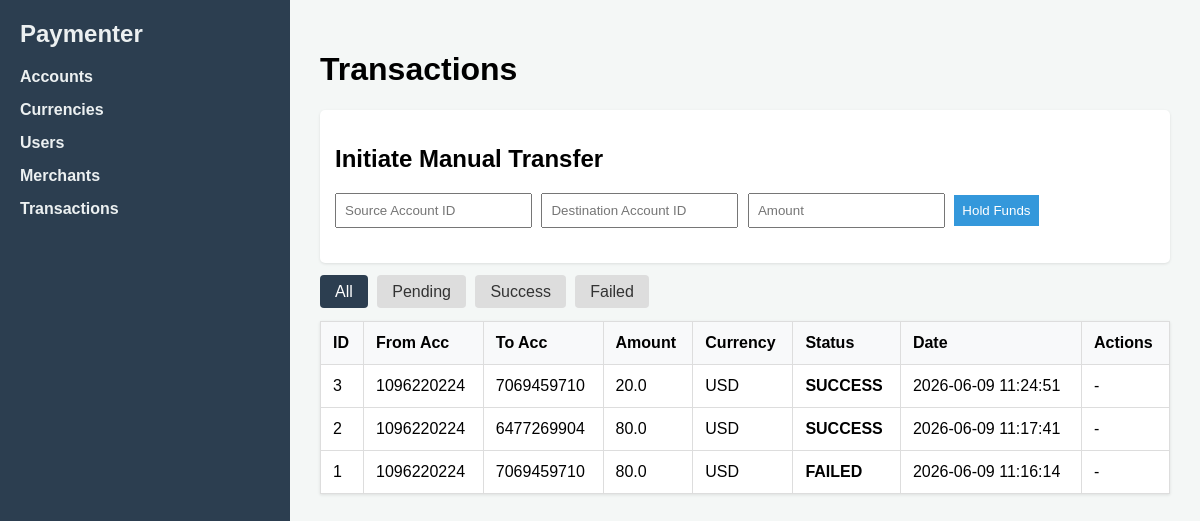
The page /transactions/ on the database as committed earlier.
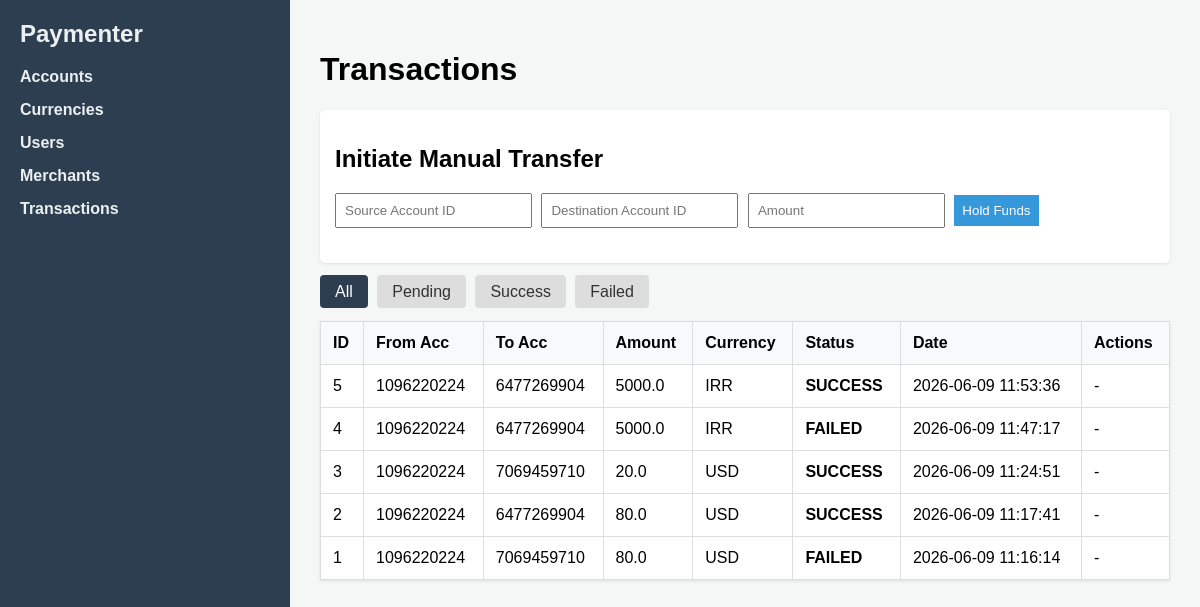
The same page on the database as committed later.
### tables this page shows
CREATE TABLE transactions (
            id INTEGER PRIMARY KEY AUTOINCREMENT,
            merchant_id INTEGER,
            from_account_id INTEGER NOT NULL,
            to_account_id INTEGER NOT NULL,
            amount REAL NOT NULL,
            currency_id INTEGER NOT NULL,
            status TEXT NOT NULL,
            created_at TIMESTAMP DEFAULT CURRENT_TIMESTAMP,
            FOREIGN KEY (merchant_id) REFERENCES merchants(id),
            FOREIGN KEY (from_account_id) REFERENCES accounts(id),
            FOREIGN KEY (to_account_id) REFERENCES accounts(id),
            FOREIGN KEY (currency_id) REFERENCES currencies(id)
        );

CREATE TABLE accounts (
            id INTEGER PRIMARY KEY AUTOINCREMENT,
            user_id INTEGER NOT NULL,
            currency_id INTEGER NOT NULL,
            account_number TEXT NOT NULL UNIQUE,
            card_number TEXT NOT NULL UNIQUE,
            balance REAL NOT NULL DEFAULT 0.0,
            FOREIGN KEY (user_id) REFERENCES users(id),
            FOREIGN KEY (currency_id) REFERENCES currencies(id)
        );

CREATE TABLE currencies (
            id INTEGER PRIMARY KEY AUTOINCREMENT,
            name TEXT NOT NULL,
            code TEXT NOT NULL UNIQUE,
            is_active BOOLEAN NOT NULL DEFAULT 1
        );

### controllers/transaction_controller.py (the view)
@transaction_bp.route('/', methods=['GET'])
def index():
    status_filter = request.args.get('status', '')
    transactions = transaction_service.get_transactions(status_filter if status_filter else None)
    return render_template('transactions.html', transactions=transactions, current_filter=status_filter)

### database/connection.py (called while the page is built)
def get_db_connection():
    if not os.path.exists(DB_DIR):
        os.makedirs(DB_DIR)
    conn = sqlite3.connect(DB_PATH)
    conn.row_factory = sqlite3.Row  # Allows accessing columns by name
    conn.execute("PRAGMA foreign_keys = ON;")  # Enforce relational integrity
    return conn

### repositories/transaction_repo.py (called while the page is built)
def get_all(status=None):
    conn = get_db_connection()
    sql = """
        SELECT t.id, t.amount, t.status, t.created_at,
               from_acc.account_number as from_account,
               to_acc.account_number as to_account,
               c.code as currency_code
        FROM transactions t
        LEFT JOIN accounts from_acc ON t.from_account_id = from_acc.id
        LEFT JOIN accounts to_acc ON t.to_account_id = to_acc.id
        LEFT JOIN currencies c ON t.currency_id = c.id
    """
    params = []
    if status:
        sql += " WHERE t.status = ?"
        params.append(status)
    sql += " ORDER BY t.created_at DESC"
    transactions = conn.execute(sql, params).fetchall()
    conn.close()
    return transactions

### services/transaction_service.py (called while the page is built)
def get_transactions(status=None):
    return transaction_repo.get_all(status)

### templates/transactions.html (shortened to what this page needs)
{% extends 'base.html' %}
{% block head %}
    <link rel="stylesheet" href="{{ url_for('static', filename='css/transaction.css') }}">
{% endblock %}
{% block body %}
<h1>Transactions</h1>
<div class="form-container">
    <h2>Initiate Manual Transfer</h2>
    <form action="{{ url_for('transactions.create') }}" method="POST">
        <input type="number" name="from_account_id" placeholder="Source Account ID" required>
        <input type="number" name="to_account_id" placeholder="Destination Account ID" required>
        <input type="number" name="amount" step="0.01" placeholder="Amount" required>
        <button type="submit">Hold Funds</button>
    </form>
</div>
<div class="filter-container">
    <a href="{{ url_for('transactions.index') }}" class="{% if not current_filter %}active{% endif %}">All</a>
    <a href="{{ url_for('transactions.index', status='Pending') }}" class="{% if current_filter == 'Pending' %}active{% endif %}">Pending</a>
    <a href="{{ url_for('transactions.index', status='Success') }}" class="{% if current_filter == 'Success' %}active{% endif %}">Success</a>
    <a href="{{ url_for('transactions.index', status='Failed') }}" class="{% if current_filter == 'Failed' %}active{% endif %}">Failed</a>
</div>
<table id="transactions-table">
    <tr>
        <th>ID</th><th>From Acc</th><th>To Acc</th><th>Amount</th><th>Currency</th><th>Status</th><th>Date</th><th>Actions</th>
    </tr>
    {% for t in transactions %}
    <tr id="row-{{ t.id }}">
        <td>{{ t.id }}</td>
        <td>{{ t.from_account or 'N/A' }}</td>
        <td>{{ t.to_account or 'N/A' }}</td>
        <td>{{ t.amount }}</td>
        <td>{{ t.currency_code }}</td>
        <td class="status-cell">{{ t.status }}</td>
        <td>{{ t.created_at }}</td>
        <td class="action-cell">
            {% if t.status == 'Pending' %}
                <button class="btn-complete" data-id="{{ t.id }}">Complete</button>
                <button class="btn-fail" data-id="{{ t.id }}">Fail</button>
            {% else %}
                -
            {% endif %}
        </td>
    </tr>
    {% endfor %}
</table>
{% endblock %}

### templates/base.html (shortened to what this page needs)
<!DOCTYPE html>
<html lang="en">
<head>
    <link rel="stylesheet" href="{{ url_for('static', filename='css/app.css') }}">
    {% block head %}{% endblock %}
</head>
<body>
    <nav class="sidebar">
        <h2>Paymenter</h2>
        <ul>
            <li><a href="{{ url_for('dashboard.accounts') }}">Accounts</a></li>
            <li><a href="{{ url_for('dashboard.currencies') }}">Currencies</a></li>
            <li><a href="{{ url_for('dashboard.users') }}">Users</a></li>
            <li><a href="{{ url_for('dashboard.merchants') }}">Merchants</a></li>
            <li><a href="{{ url_for('transactions.index') }}">Transactions</a></li>
        </ul>
    </nav>
    <main class="content">
        {% block body %}{% endblock %}
    </main>
</body>
</html>

### static/css/app.css (style rules this page uses)
body { font-family: Arial, sans-serif; margin: 0; display: flex; background: #f4f7f6; }
.sidebar { width: 250px; background: #2c3e50; color: #ecf0f1; height: 100vh; padding: 20px; }
.sidebar h2 { margin-top: 0; }
.sidebar ul { list-style: none; padding: 0; }
.sidebar ul li { margin: 15px 0; }
.sidebar a { color: #ecf0f1; text-decoration: none; font-weight: bold; }
.content { flex: 1; padding: 30px; }
table { width: 100%; border-collapse: collapse; background: #fff; box-shadow: 0 1px 3px rgba(0,0,0,0.1); margin-top: 20px; }
th, td { padding: 12px; border: 1px solid #ddd; text-align: left; }
th { background: #f8f9fa; }
form { margin-bottom: 20px; }
input, button { padding: 8px; margin-right: 5px; }
button { background: #3498db; color: #fff; border: none; cursor: pointer; }

### static/css/transaction.css (style rules this page uses)
.form-container { background: #fff; padding: 15px; border-radius: 5px; margin-bottom: 20px; box-shadow: 0 1px 3px rgba(0,0,0,0.1); }
.filter-container { margin-bottom: 15px; }
.filter-container a { padding: 8px 15px; background: #ddd; color: #333; text-decoration: none; border-radius: 4px; margin-right: 5px; }
.filter-container a.active { background: #2c3e50; color: #fff; }
.status-cell { font-weight: bold; text-transform: uppercase; }

Rows that differ between the two databases and show on the page:
added transactions: id "5", account_number "1096220224", account_number "6477269904", amount "5000.0", currency_code "IRR", status "SUCCESS", created_at "2026-06-09 11:53:36"
added transactions: id "4", account_number "1096220224", account_number "6477269904", amount "5000.0", currency_code "IRR", status "FAILED", created_at "2026-06-09 11:47:17"
